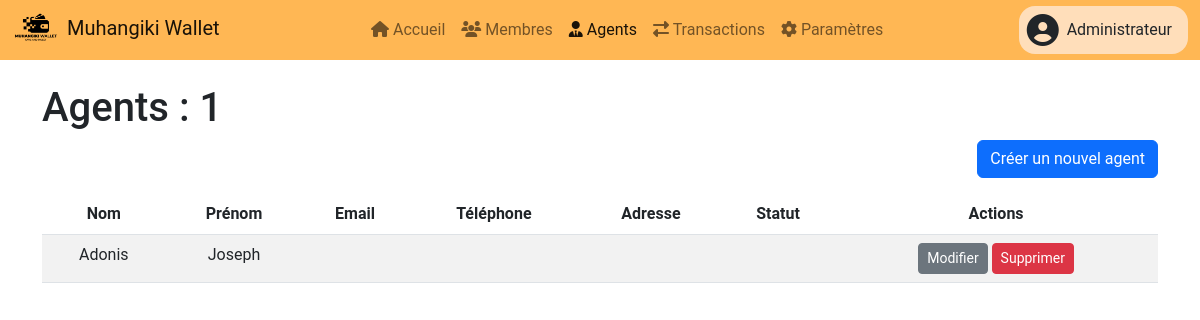
The app's page /administrateurs/agents/ (signed in) with its own data.
### administrateurs/models.py (models this page shows, shortened)
class Users(AbstractUser, PermissionsMixin):
    type = models.CharField(max_length=20, choices=[(tag.value, tag.name) for tag in TypesUtilisateur], default=TypesUtilisateur.MEMBRE.value, verbose_name="Type d'utilisateur")
    def is_admin(self):
        return self.type == TypesUtilisateur.ADMIN.value
    class Meta:
        verbose_name = _("Utilisateur")
        verbose_name_plural = _("Utilisateurs")

class Administrateurs(models.Model):
    user = models.OneToOneField(settings.AUTH_USER_MODEL, on_delete=models.CASCADE, related_name="admin", primary_key=True)
    nom = models.CharField(max_length=20, verbose_name="Nom")
    postnom = models.CharField(max_length=20, verbose_name="Postnom")
    prenom = models.CharField(max_length=20, blank=True, null=True, verbose_name="Prénom")
    sexe = models.CharField(max_length=10, choices=[("M", "Homme"), ("F", "Femme")], verbose_name="Sexe")
    lieu_naissance = models.CharField(max_length=50, verbose_name="Lieu de naissance")
    date_naissance = models.DateField(verbose_name="Date de naissance")
    etat_civil = models.CharField(max_length=20, choices=[("Célibataire", "Célibataire"), ("Marié", "Marié(e)"), ("Veuf", "Veuf(ve)"), ("Divorcé", "Divorcé(e)")], verbose_name="Etat civil")
    type_carte_identite = models.CharField(max_length=20, choices=TYPES_CARTE_IDENTITE, verbose_name="Type de carte d'identité")
    num_carte_identite = models.CharField(max_length=50, verbose_name="Numéro de carte d'identité")
    carte_identite_copy = models.ImageField(upload_to="cartes_identite/", verbose_name="Copie de la carte d'identité")
    photo_profile = models.ImageField(upload_to="photo_profile/", verbose_name="Photo de profile")
    province_residence = models.ForeignKey(Provinces, on_delete=models.CASCADE, verbose_name="Province de résidence")
    ville_residence = models.ForeignKey(Villes, on_delete=models.CASCADE, verbose_name="Ville de résidence")
    commune_residence = models.ForeignKey(Communes, on_delete=models.CASCADE, verbose_name="Commune de résidence")
    quartier_residence = models.ForeignKey(Quartiers, on_delete=models.CASCADE, verbose_name="Quartier de résidence")
    avenue_residence = models.ForeignKey(Avenues, on_delete=models.CASCADE, verbose_name="Avenue de résidence")
    numero_telephone = models.CharField(max_length=20, unique=True, validators=[RegexValidator(regex=r'^(\+243|0)\d{9}$', message="Format valide : (+243 ou 0) 996437657")], verbose_name="Numéro de téléphone")
    reference_code = models.OneToOneField(CodesReference, on_delete=models.CASCADE, max_length=20, unique=True, verbose_name="Code de référence", blank=True, null=True)
    date_creation = models.DateTimeField(auto_now_add=True, verbose_name="Date de création")
    date_modification = models.DateTimeField(auto_now=True, verbose_name="Date de modification")
    status = models.BooleanField(default=True)
    class Meta:
        verbose_name = _("Administrateur")
        verbose_name_plural = _("Administrateurs")

### agents/models.py (models this page shows, shortened)
class Agents(models.Model):
    user = models.OneToOneField(settings.AUTH_USER_MODEL, related_name="agent", on_delete=models.CASCADE, primary_key=True)
    nom = models.CharField(max_length=20, verbose_name="Nom")
    postnom = models.CharField(max_length=20, verbose_name="Postnom")
    prenom = models.CharField(max_length=20, blank=True, null=True, verbose_name="Prénom")
    sexe = models.CharField(max_length=10, choices=[("M", "Homme"), ("F", "Femme")], verbose_name="Sexe")
    lieu_naissance = models.CharField(max_length=50, verbose_name="Lieu de naissance")
    date_naissance = models.DateField(verbose_name="Date de naissance")
    etat_civil = models.CharField(max_length=20, choices=[("Célibataire", "Célibataire"), ("Marié", "Marié(e)"), ("Veuf", "Veuf(ve)"), ("Divorcé", "Divorcé(e)")], verbose_name="Etat civil")
    type_carte_identite = models.CharField(max_length=20, choices=TYPES_CARTE_IDENTITE, verbose_name="Type de carte d'identité")
    num_carte_identite = models.CharField(max_length=50, verbose_name="Numéro de carte d'identité")
    carte_identite_copy = models.ImageField(upload_to="cartes_identite/", verbose_name="Copie de la carte d'identité")
    photo_profile = models.ImageField(upload_to="photo_profile/", verbose_name="Photo de profile")
    province_residence = models.ForeignKey(Provinces, on_delete=models.CASCADE, verbose_name="Province de résidence")
    ville_residence = models.ForeignKey(Villes, on_delete=models.CASCADE, verbose_name="Ville de résidence")
    commune_residence = models.ForeignKey(Communes, on_delete=models.CASCADE, verbose_name="Commune de résidence")
    quartier_residence = models.ForeignKey(Quartiers, on_delete=models.CASCADE, verbose_name="Quartier de résidence")
    avenue_residence = models.ForeignKey(Avenues, on_delete=models.CASCADE, verbose_name="Avenue de résidence")
    numero_residence = models.IntegerField(verbose_name="Numéro de résidence")
    numero_telephone = models.CharField(max_length=20, unique=True, validators=[RegexValidator(regex=r'^(\+243|0)\d{9}$', message="Format valide : (+243 ou 0) 996437657")], verbose_name="Numéro de téléphone")
    reference_code = models.OneToOneField(CodesReference, on_delete=models.CASCADE, max_length=20, unique=True, verbose_name="Code de référence", blank=True, null=True)
    date_creation = models.DateTimeField(auto_now_add=True, verbose_name="Date de création")
    date_modification = models.DateTimeField(auto_now=True, verbose_name="Date de modification")
    status = models.BooleanField(default=True)
    class Meta:
        verbose_name = _("Agent")
        verbose_name_plural = _("Agents")

### administrateurs/views.py (the view)
# urls.py: path("agents/", views.agents, name="agents"),
@login_required
@verifier_admin
def agents(request):
    agents = Agents.objects.all().order_by("-date_creation")
    context = {
        "agents": agents,
    }
    return render(request, "administrateurs/agents.html", context)

### administrateurs/views.py (called while the page is built)
def verifier_admin(func):
    def verify(request, *args, **kwargs):
        if request.user.is_admin():
            return func(request, *args, **kwargs)
        else: return redirect("index")
    return wraps(func)(verify)

### administrateurs/templates/administrateurs/agents.html (shortened to what this page needs)
{% extends "administrateurs/base.html" %}
{% block content %}
<h1>Agents : {{ agents|length }} {{ agents.count|pluralize:"s" }}</h1>
<p class="text-end"><a href="{% url 'administrateurs:creer_agent' %}" class="btn btn-primary">Créer un nouvel agent</a></p>
<div class="table-responsive">
    <table class="table table-striped">
        <thead>
            <tr>
                <th>Nom</th>
                <th>Prénom</th>
                <th>Email</th>
                <th>Téléphone</th>
                <th>Adresse</th>
                <th>Statut</th>
                <th>Actions</th>
            </tr>
        </thead>
        <tbody>
            {% for agent in agents %}
            <tr>
                <td>{{ agent.nom }}</td>
                <td>{{ agent.prenom }}</td>
                <td>{{ agent.email }}</td>
                <td>{{ agent.telephone }}</td>
                <td>{{ agent.adresse }}</td>
                <td>{{ agent.statut }}</td>
                <td>
                    <a href="{% url 'administrateurs:modifier_agent' agent.pk %}" class="btn btn-sm btn-secondary">Modifier</a>
                    <a href="{% url 'administrateurs:supprimer_agent' agent.pk %}" class="btn btn-sm btn-danger" onclick="return confirm('Êtes-vous sûr de vouloir supprimer cet agent ?')">Supprimer</a>
                </td>
            </tr>
            {% empty %}
            <tr>
                <td colspan="7" class="text-center">Aucun agent trouvé.</td>
            </tr>
            {% endfor %}
        </tbody>
    </table>
</div>
{% endblock %}

### administrateurs/templates/administrateurs/base.html (shortened to what this page needs)
{% load static %}
<!DOCTYPE html>
<html lang="fr">
<head>
    <link rel="stylesheet" href="{% static 'css/bootstrap/bootstrap.min.css' %}">
    <link rel="stylesheet" href="{% static 'css/bootstrap-icons/bootstrap-icons.css' %}">
    <link rel="stylesheet" href="https://cdnjs.cloudflare.com/ajax/libs/font-awesome/6.4.2/css/all.min.css">
    <link rel="stylesheet" href="{% static 'css/style.css' %}">
</head>
<body>
    <header>
        <nav class="navbar navbar-expand-lg navbar-light p-0">
            <div class="container-fluid">
                <a class="navbar-brand align-middle" href="{% url 'administrateurs:home' %}">
                    <img src="{% static 'LOGO_MUHANGIKI_WALLET_NOIR.png' %}" alt="Logo Muhangiki Wallet" height="50" class="d-inline-block">
                    <span>Muhangiki Wallet</span>
                </a>
                <div class="collapse navbar-collapse justify-content-between" id="navbarNav">
                    <ul class="navbar-nav d-flex justify-content-center flex-grow-1">
                        {% if request.user.is_authenticated %}
                        <li class="nav-item">
                            <a class="nav-link {% if request.path == '/membres/' %}active{% endif %}" aria-current="page" href="{% url 'administrateurs:home' %}">
                                <i class="fa fa-home"></i>
                                Accueil
                            </a>
                        </li>
                        <li class="nav-item">
                            <a class="nav-link {% if '/membres/' in request.path %}active{% endif %}" href="{% url 'administrateurs:membres' %}">
                                <i class="fa fa-users"></i>
                                Membres
                            </a>
                        </li>
                        <li class="nav-item">
                            <a class="nav-link {% if '/agents/' in request.path %}active{% endif %}" href="{% url 'administrateurs:agents' %}">
                                <i class="fa-solid fa-user-tie"></i>
                                Agents
                            </a>
                        </li>
                        <li class="nav-item">
                            <a class="nav-link {% if '/transactions/' in request.path %}active{% endif %}" href="{% url 'administrateurs:transactions' %}">
                                <i class="fa fa-exchange-alt"></i>
                                Transactions
                            </a>
                        </li>
                        <li class="nav-item">
                            <a class="nav-link {% if '/parametres/' in request.path %}active{% endif %}" href="/admin">
                                <i class="fa fa-cog"></i>
                                Paramètres
                            </a>
                        </li>
                    </ul>
                    <ul class="navbar-nav rounded-4" style="background-color: #ffdeba;">
                        <li class="nav-item dropdown">
                            <a class="nav-link text-dark d-flex align-items-center justify-content-center" href="#" id="userDropdown" role="button" data-bs-toggle="dropdown" aria-expanded="false">
                                {% if user.admin.photo_profile %}
                                <img src="/static{{user.admin.photo_profile.url}}" alt="Photo de profil" class="rounded-circle" height="30">
                                {% elif user.admin.sexe == 'M' %}
                                <i class="fas fa-user-circle fa-2x"></i>
                                {% else %}
                                <i class="fas fa-user-circle fa-2x"></i>
                                {% endif %}
                                <span class="mx-2 text-dark">{{ user.admin.nom }}</span>
                            </a>
                        </li>
                    {% endif %}
                    </ul>
                </div>
            </div>
        </nav>
    </header>
    <main class="container-fluid container-md py-4 d-flex flex-column">
        {% block content %}
        {% endblock %}
    </main>
</body>
</html>

### staticfiles/css/style.css (style rules this page uses)
:root { --primary-color: #fc9d1b; --secondary-color: #e88b08; --accent-color: #ffc107; }
body { font-family: 'Roboto', sans-serif; background-color: white; display: flex; flex-direction: column; min-height: 100vh; }
header { background-color: #ffb754; color: #fff; text-align: center; }
main { flex: 1; min-height: 90vh; }
a { color: var(--primary-color); }
table { border-collapse: collapse; width: 100%; text-align: center; vertical-align: middle; }
th { background-color: #f3d59e; }

### records on screen
Users: admin.nom "Administrateur"
Agents: nom "Adonis", prenom "Joseph"

### other values on screen
{{ agents|length }} "1"
